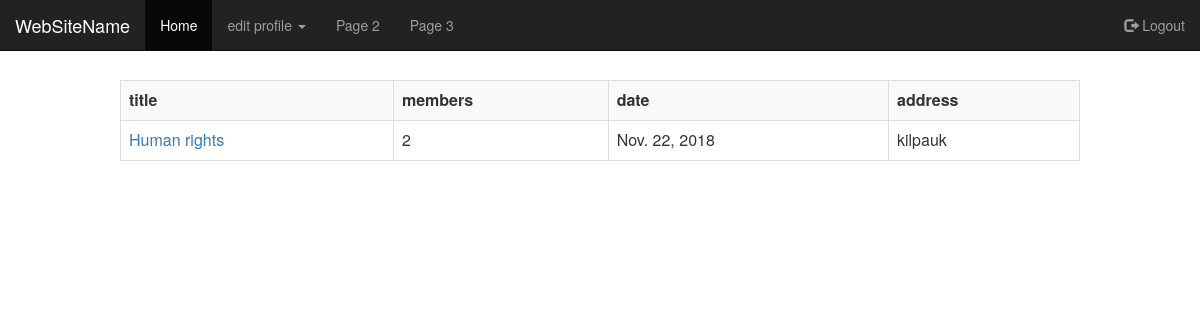
The app's page /community/view-groups/ (signed in) with its own data.
### community/models.py (models this page shows, shortened)
class GroupTable(models.Model):
    founder = models.ForeignKey(User, on_delete=models.CASCADE)
    title = models.CharField(max_length=100)
    type = models.CharField(max_length=100)
    lat = models.FloatField(default=0.0)
    lon = models.FloatField(default=0.0)
    date = models.DateField()
    number = models.IntegerField(default=0)
    address = models.CharField(max_length=100, default="")

### community/views.py (the view)
@login_required(login_url="http://127.0.0.1:8000/register/login/")
def view_community(request):
    info = GroupTable.objects.all()
    return render(request, 'community/view-community.html', {'info':info})

### community/templates/community/view-community.html (shortened to what this page needs)
{% extends 'community/base/login-navbar.html' %}
    {% block content %}
    <br><br>
    <br><br>
<center>
    <div class="table-responsive">
    <table border="1" style="width:80%" class="table table-striped table-bordered table-hover">
        <tr>
            <th>
                title
            </th>
            <th>
                members
            </th>
            <th>
                date
            </th>
            <th>
                address
            </th>
        </tr>
        {% for i in info %}
        <tr>
            <td>
                <a href="{% url 'group_detail' i.id %}"> {{ i.title }}</a>
            </td>
            <td>
                {{ i.number }}
            </td>
            <td>
                {{ i.date }}
            </td>
            <td>
                {{ i.address }}
            </td>
        </tr>
        {% endfor %}
</table>
    </div>
</center>
{% endblock %}

### records on screen
GroupTable: title "Human rights", number "2", date "Nov. 22, 2018", address "kilpauk"
